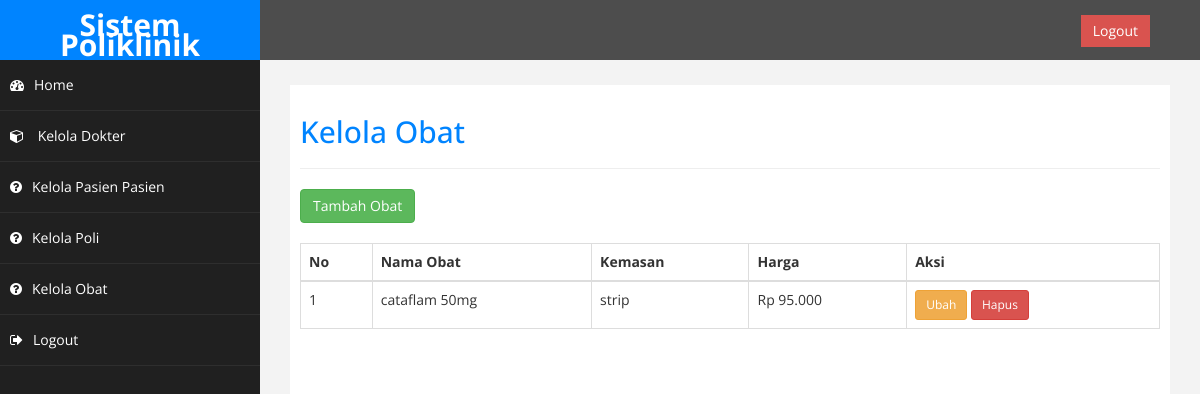
/admin/index.php?halaman=kelolaobat (signed in), run on an earlier commit of the app's database.
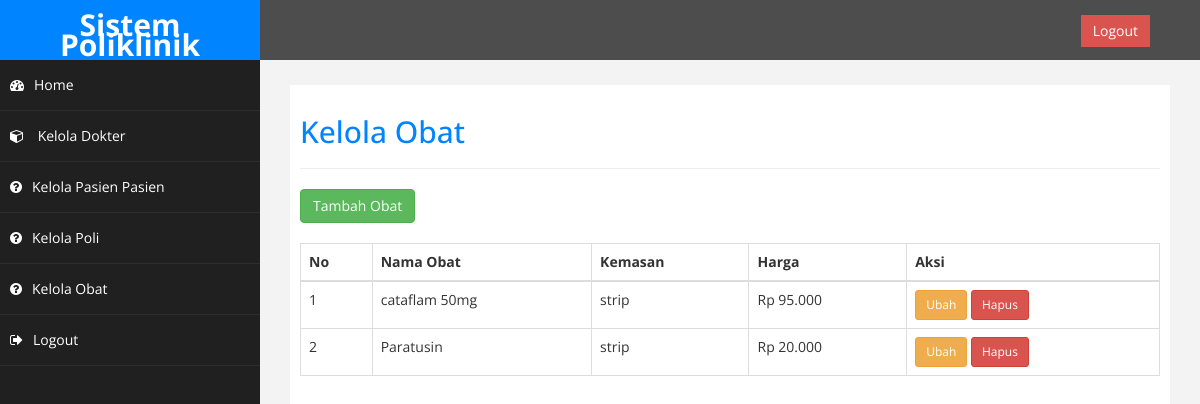
And on a later commit of the database.
### tables this page shows
CREATE TABLE `obat` (
  `id` int(11) NOT NULL,
  `nama_obat` varchar(50) NOT NULL,
  `kemasan` varchar(35) DEFAULT NULL,
  `harga` int(10) UNSIGNED DEFAULT 0
);

### admin/kelolaobat.php (the view, shortened to what this page needs)
<?php
include('koneksi.php');
?>
<h2>Kelola Obat</h2>
<hr>
<button class="btn btn-success" data-toggle="modal" data-target="#modalTambah">Tambah Obat</button>
<br><br>
<table class="table table-bordered">
    <thead>
        <tr>
            <th>No</th>
            <th>Nama Obat</th>
            <th>Kemasan</th>
            <th>Harga</th>
            <th>Aksi</th>
        </tr>
    </thead>
    <tbody>
        <?php
        $query = "SELECT * FROM obat";
        $result = mysqli_query($koneksi, $query);
        $no = 1;
        while ($row = mysqli_fetch_assoc($result)) {
            echo "<tr>";
            echo "<td>" . $no++ . "</td>";
            echo "<td>" . $row['nama_obat'] . "</td>";
            echo "<td>" . $row['kemasan'] . "</td>";
            echo "<td>Rp " . number_format($row['harga'], 0, ',', '.') . "</td>";
            echo "<td>";
            echo "<button class='btn btn-warning btn-sm' data-toggle='modal' data-target='#modalUbah" . $row['id'] . "'>Ubah</button> ";
            echo "<a href='index.php?halaman=kelolaobat&hapus=" . $row['id'] . "' onclick='return confirm(\"Yakin ingin menghapus data ini?\")' class='btn btn-danger btn-sm'>Hapus</a>";
            echo "</td>";
            echo "</tr>";
            ?>
            <?php
        }
        ?>
    </tbody>
</table>

What changed in the data, as far as the page shows it:
added obat: nama_obat "Paratusin", kemasan "strip", harga "20.000"
